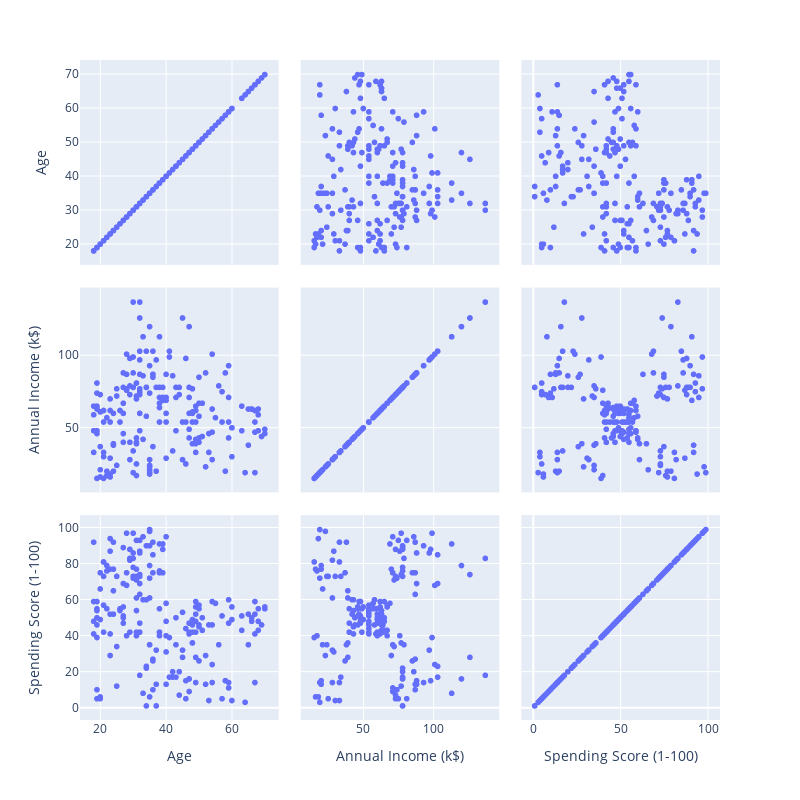

Source (notebook cell):
### Code cell
fig = px.scatter_matrix(df, width=800, height=800)
fig.show()

### Figure 1 — Plotly figure (JSON) as saved in the notebook; plotly's stock layout.template omitted (floating-point values rounded to 4 significant figures; data arrays with more than 128 entries replaced by an {"elided": "..."} marker saying what was removed)
{"data": [{"dimensions": [{"axis": {"matches": true}, "label": "Age", "values": {"elided": "200 int values"}}, {"axis": {"matches": true}, "label": "Annual Income (k$)", "values": {"elided": "200 int values"}}, {"axis": {"matches": true}, "label": "Spending Score (1-100)", "values": {"elided": "200 int values"}}], "hovertemplate": "%{xaxis.title.text}=%{x}<br>%{yaxis.title.text}=%{y}<extra></extra>", "legendgroup": "", "marker": {"color": "#636efa", "symbol": "circle"}, "name": "", "showlegend": false, "type": "splom"}], "layout": {"dragmode": "select", "height": 800, "legend": {"tracegroupgap": 0}, "margin": {"t": 60}, "width": 800}}
